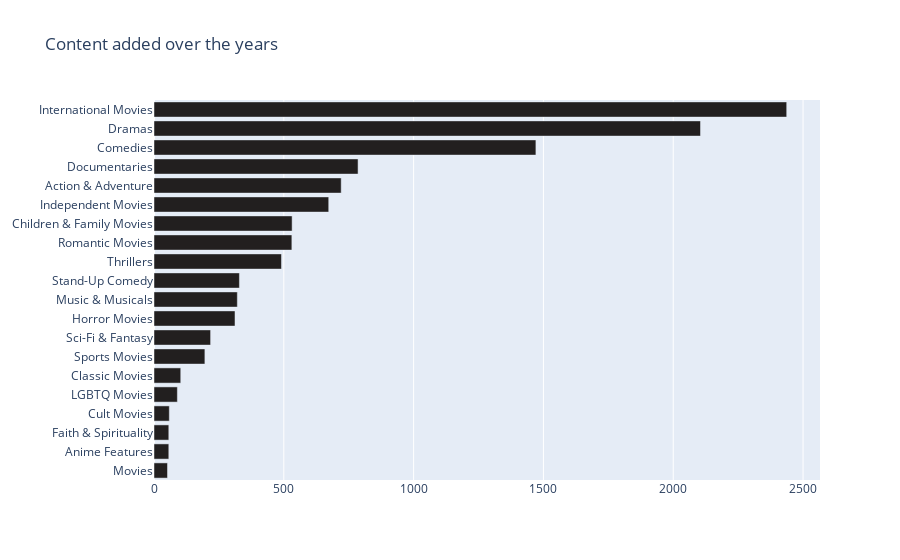

This figure's notebook cell:
### Code cell
import collections
col = "listed_in"
categories = ", ".join(d2['listed_in']).split(", ")
counter_list = collections.Counter(categories).most_common(50)
labels = [_[0] for _ in counter_list][::-1]
values = [_[1] for _ in counter_list][::-1]
trace1 = go.Bar(y=labels, x=values, orientation="h", name="TV Shows", marker=dict(color="#221f1f"))

data = [trace1]
layout = go.Layout(title="Content added over the years", legend=dict(x=0.1, y=1.1, orientation="h"))
fig = go.Figure(data, layout=layout)
fig.show()

### Figure 1 — Plotly figure (JSON) as saved in the notebook; plotly's stock layout.template omitted (floating-point values rounded to 4 significant figures)
{"data": [{"marker": {"color": "#221f1f"}, "name": "TV Shows", "orientation": "h", "type": "bar", "x": [52, 57, 57, 59, 90, 103, 196, 218, 312, 321, 329, 491, 531, 532, 673, 721, 786, 1471, 2105, 2437], "y": ["Movies", "Anime Features", "Faith & Spirituality", "Cult Movies", "LGBTQ Movies", "Classic Movies", "Sports Movies", "Sci-Fi & Fantasy", "Horror Movies", "Music & Musicals", "Stand-Up Comedy", "Thrillers", "Romantic Movies", "Children & Family Movies", "Independent Movies", "Action & Adventure", "Documentaries", "Comedies", "Dramas", "International Movies"]}], "layout": {"legend": {"orientation": "h", "x": 0.1, "y": 1.1}, "title": {"text": "Content added over the years"}}}
